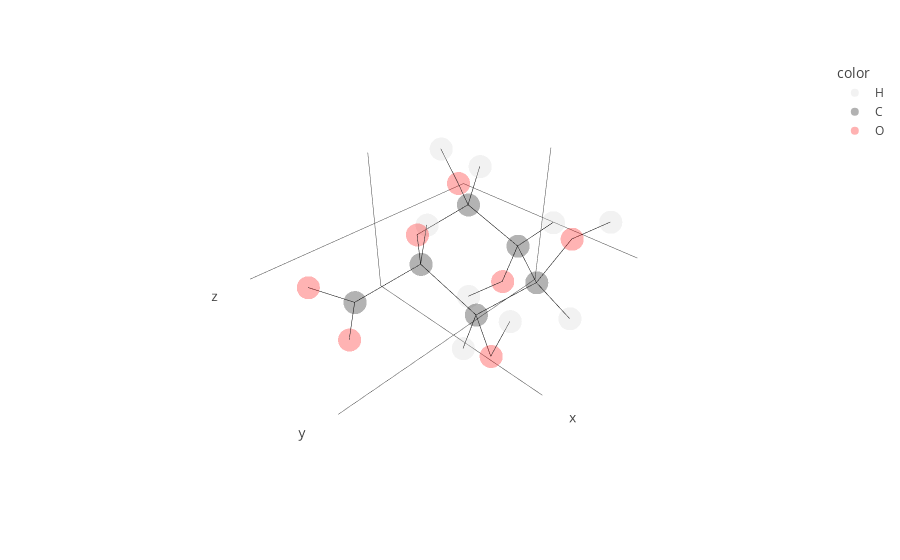

The cell this chart's notebook holds for it:
### Code cell
id = "Q76"
mol = bb.Molecule.from_pubchem("b-AltA")
mol.autolabel()
mol.id = id
mol.rename_residue(1, id)
mol.to_json(f"{id}.json", type="SACCHARIDE", three_letter_code = id, names=names, identifiers=identifiers)
mol.show()

### Figure 1 — Plotly figure (JSON) as saved in the notebook; plotly's stock layout.template omitted (floating-point values rounded to 4 significant figures)
{"data": [{"hovertemplate": "<b>%{hovertext}</b><br><br>color=H<br>x=%{x}<br>y=%{y}<br>z=%{z}<extra></extra>", "hovertext": ["H3", "H4", "H2", "H5", "H1", "HO3", "HO4", "HO2", "HO1"], "legendgroup": "H", "marker": {"color": "lightgray", "opacity": 0.3, "symbol": "circle"}, "mode": "markers", "name": "H", "scene": "scene", "showlegend": true, "type": "scatter3d", "x": [-1.363, 0.4923, -2.975, 0.8845, -1.414, -2.112, 1.149, -1.224, -2.14], "y": [2.174, 0.7692, 0.4416, 0.1463, -0.6163, 2.285, 2.431, -0.6795, -2.589], "z": [-0.9172, -1.498, 0.1098, 1.508, 1.724, 1.223, 0.7068, -1.816, 1.363]}, {"hovertemplate": "<b>%{hovertext}</b><br><br>color=C<br>x=%{x}<br>y=%{y}<br>z=%{z}<extra></extra>", "hovertext": ["C3", "C4", "C2", "C5", "C1", "C6"], "legendgroup": "C", "marker": {"color": "black", "opacity": 0.3, "symbol": "circle"}, "mode": "markers", "name": "C", "scene": "scene", "showlegend": true, "type": "scatter3d", "x": [-1.055, 0.4072, -1.96, 0.8246, -1.402, 2.179], "y": [1.424, 1.032, 0.1915, -0.1394, -0.9261, -0.6137], "z": [-0.1791, -0.4368, -0.2204, 0.4504, 0.6713, -0.037]}, {"hovertemplate": "<b>%{hovertext}</b><br><br>color=O<br>x=%{x}<br>y=%{y}<br>z=%{z}<extra></extra>", "hovertext": ["O5", "O3", "O4", "O2", "O1", "O61", "O62"], "legendgroup": "O", "marker": {"color": "red", "opacity": 0.3, "symbol": "circle"}, "mode": "markers", "name": "O", "scene": "scene", "showlegend": true, "type": "scatter3d", "x": [-0.0631, -1.183, 1.253, -2.07, -2.244, 2.222, 3.093], "y": [-1.243, 2.017, 2.158, -0.2699, -2.069, -0.9686, -0.5926], "z": [0.2902, 1.113, -0.2208, -1.567, 0.5486, -1.248, 0.8345]}, {"hoverinfo": "skip", "line": {"color": "black", "width": 1}, "mode": "lines", "showlegend": false, "type": "scatter3d", "x": [-0.0631, 0.8246], "y": [-1.243, -0.1394], "z": [0.2902, 0.4504]}, {"hoverinfo": "skip", "line": {"color": "black", "width": 1}, "mode": "lines", "showlegend": false, "type": "scatter3d", "x": [-0.0631, -1.402], "y": [-1.243, -0.9261], "z": [0.2902, 0.6713]}, {"hoverinfo": "skip", "line": {"color": "black", "width": 1}, "mode": "lines", "showlegend": false, "type": "scatter3d", "x": [-1.183, -1.055], "y": [2.017, 1.424], "z": [1.113, -0.1791]}, {"hoverinfo": "skip", "line": {"color": "black", "width": 1}, "mode": "lines", "showlegend": false, "type": "scatter3d", "x": [-1.183, -2.112], "y": [2.017, 2.285], "z": [1.113, 1.223]}, {"hoverinfo": "skip", "line": {"color": "black", "width": 1}, "mode": "lines", "showlegend": false, "type": "scatter3d", "x": [1.253, 0.4072], "y": [2.158, 1.032], "z": [-0.2208, -0.4368]}, {"hoverinfo": "skip", "line": {"color": "black", "width": 1}, "mode": "lines", "showlegend": false, "type": "scatter3d", "x": [1.253, 1.149], "y": [2.158, 2.431], "z": [-0.2208, 0.7068]}, {"hoverinfo": "skip", "line": {"color": "black", "width": 1}, "mode": "lines", "showlegend": false, "type": "scatter3d", "x": [-2.07, -1.96], "y": [-0.2699, 0.1915], "z": [-1.567, -0.2204]}, {"hoverinfo": "skip", "line": {"color": "black", "width": 1}, "mode": "lines", "showlegend": false, "type": "scatter3d", "x": [-2.07, -1.224], "y": [-0.2699, -0.6795], "z": [-1.567, -1.816]}, {"hoverinfo": "skip", "line": {"color": "black", "width": 1}, "mode": "lines", "showlegend": false, "type": "scatter3d", "x": [-2.244, -1.402], "y": [-2.069, -0.9261], "z": [0.5486, 0.6713]}, {"hoverinfo": "skip", "line": {"color": "black", "width": 1}, "mode": "lines", "showlegend": false, "type": "scatter3d", "x": [-2.244, -2.14], "y": [-2.069, -2.589], "z": [0.5486, 1.363]}, {"hoverinfo": "skip", "line": {"color": "black", "width": 1}, "mode": "lines", "showlegend": false, "type": "scatter3d", "x": [2.222, 2.179], "y": [-0.9686, -0.6137], "z": [-1.248, -0.037]}, {"hoverinfo": "skip", "line": {"color": "black", "width": 1}, "mode": "lines", "showlegend": false, "type": "scatter3d", "x": [3.093, 2.179], "y": [-0.5926, -0.6137], "z": [0.8345, -0.037]}, {"hoverinfo": "skip", "line": {"color": "black", "width": 1}, "mode": "lines", "showlegend": false, "type": "scatter3d", "x": [-1.055, 0.4072], "y": [1.424, 1.032], "z": [-0.1791, -0.4368]}, {"hoverinfo": "skip", "line": {"color": "black", "width": 1}, "mode": "lines", "showlegend": false, "type": "scatter3d", "x": [-1.055, -1.96], "y": [1.424, 0.1915], "z": [-0.1791, -0.2204]}, {"hoverinfo": "skip", "line": {"color": "black", "width": 1}, "mode": "lines", "showlegend": false, "type": "scatter3d", "x": [-1.055, -1.363], "y": [1.424, 2.174], "z": [-0.1791, -0.9172]}, {"hoverinfo": "skip", "line": {"color": "black", "width": 1}, "mode": "lines", "showlegend": false, "type": "scatter3d", "x": [0.4072, 0.8246], "y": [1.032, -0.1394], "z": [-0.4368, 0.4504]}, {"hoverinfo": "skip", "line": {"color": "black", "width": 1}, "mode": "lines", "showlegend": false, "type": "scatter3d", "x": [0.4072, 0.4923], "y": [1.032, 0.7692], "z": [-0.4368, -1.498]}, {"hoverinfo": "skip", "line": {"color": "black", "width": 1}, "mode": "lines", "showlegend": false, "type": "scatter3d", "x": [-1.96, -1.402], "y": [0.1915, -0.9261], "z": [-0.2204, 0.6713]}, {"hoverinfo": "skip", "line": {"color": "black", "width": 1}, "mode": "lines", "showlegend": false, "type": "scatter3d", "x": [-1.96, -2.975], "y": [0.1915, 0.4416], "z": [-0.2204, 0.1098]}, {"hoverinfo": "skip", "line": {"color": "black", "width": 1}, "mode": "lines", "showlegend": false, "type": "scatter3d", "x": [0.8246, 2.179], "y": [-0.1394, -0.6137], "z": [0.4504, -0.037]}, {"hoverinfo": "skip", "line": {"color": "black", "width": 1}, "mode": "lines", "showlegend": false, "type": "scatter3d", "x": [0.8246, 0.8845], "y": [-0.1394, 0.1463], "z": [0.4504, 1.508]}, {"hoverinfo": "skip", "line": {"color": "black", "width": 1}, "mode": "lines", "showlegend": false, "type": "scatter3d", "x": [-1.402, -1.414], "y": [-0.9261, -0.6163], "z": [0.6713, 1.724]}], "layout": {"legend": {"title": {"text": "color"}, "tracegroupgap": 0}, "margin": {"t": 60}, "scene": {"domain": {"x": [0, 1], "y": [0, 1]}, "xaxis": {"showgrid": false, "showline": false, "showticklabels": false, "title": {"text": "x"}}, "yaxis": {"showgrid": false, "showline": false, "showticklabels": false, "title": {"text": "y"}}, "zaxis": {"showgrid": false, "showline": false, "showticklabels": false, "title": {"text": "z"}}}}}
